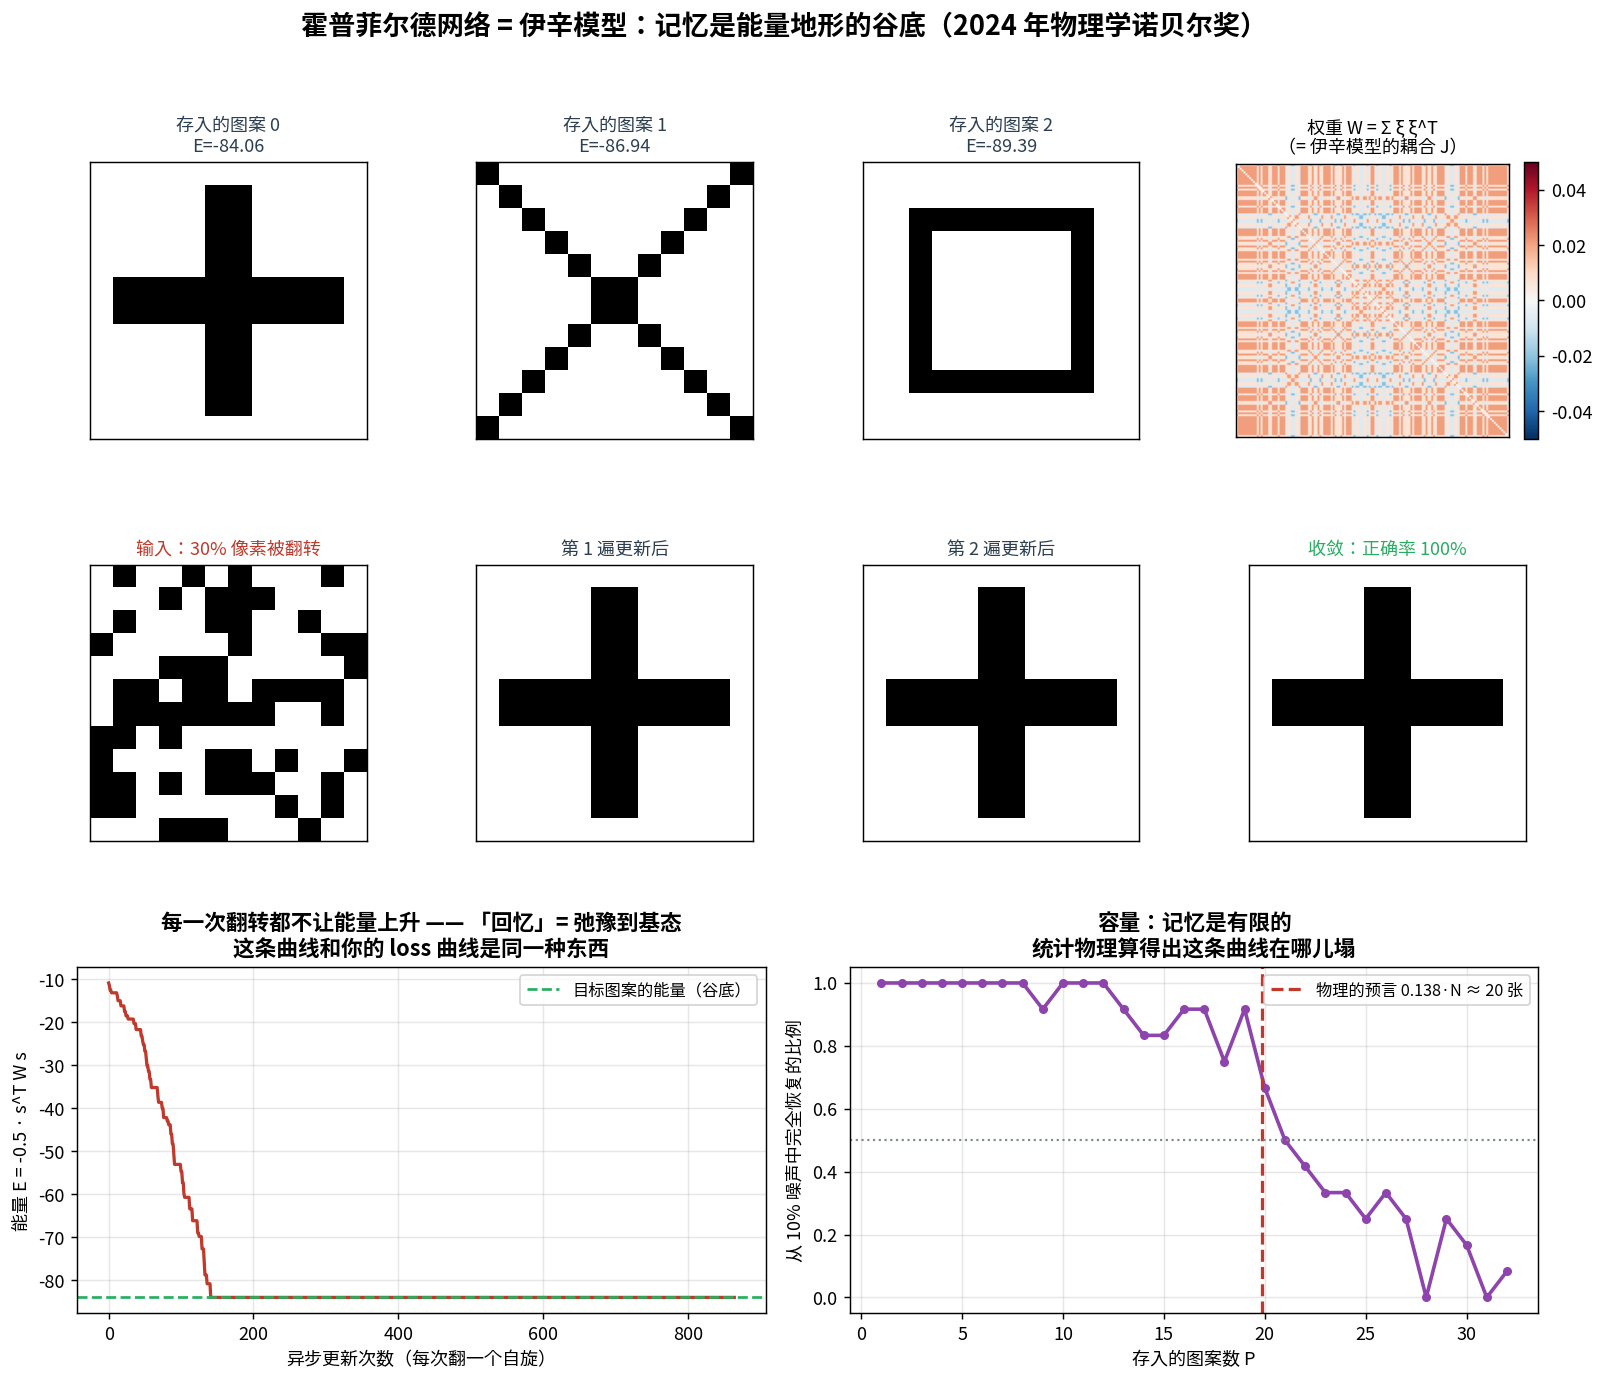

Recreate this plot in Python.
"""hopfield_ising.py
================================================================================
Chapter 0.4.6 · 霍普菲尔德网络就是伊辛模型：记忆 = 能量地形的极小点

现象 → 模拟 → 解剖 → 公式：

  现象：一块磁铁里，每个自旋 s_i = ±1 想跟邻居保持一致（伊辛 1925）。
        系统总能量 E = -½ Σ_ij w_ij s_i s_j，磁铁自发地滚向能量最低的组态。
  模拟：霍普菲尔德 1982 的一步跨越 —— 把 w_ij 换成"我想记住的图案"的相关矩阵
        （赫布学习：一起激活的神经元连在一起）。于是**存进去的图案变成能量的极小点**，
        给一张残缺的图，系统自己滚回完整的那张。这就是联想记忆。
  解剖：每次更新 s_i ← sign(Σ_j w_ij s_j) 都**不可能让能量上升**（可以证明，
        本脚本用实测的单调下降曲线给出证据）。所谓"回忆"，就是滚到谷底。
  公式：E = -½ sᵀWs，W = Σ_μ ξ^μ (ξ^μ)ᵀ − 对角。存储容量 ≈ 0.138·N（Amit 等 1985）。

2024 年，霍普菲尔德和辛顿拿的是**物理学**诺贝尔奖。这不是巧合，是盖章。
Transformer 里的注意力，可以写成连续版霍普菲尔德网络的一步更新 —— 同一条血脉。

运行：  python ch00_4_modeling/hopfield_ising.py
================================================================================
"""

from pathlib import Path

import matplotlib.pyplot as plt
import numpy as np
import torch

torch.set_default_dtype(torch.float64)
torch.manual_seed(1982)
np.random.seed(1982)

SIDE = 12
N = SIDE * SIDE


# ── 三个要记住的图案（±1 的自旋组态） ───────────────────────────────────────

def make_patterns():
    """三个手搓的 12×12 图案：十字、对角、方框。"""
    pats = []
    for kind in ("cross", "diag", "ring"):
        g = -np.ones((SIDE, SIDE))
        if kind == "cross":
            g[SIDE // 2 - 1:SIDE // 2 + 1, 1:-1] = 1
            g[1:-1, SIDE // 2 - 1:SIDE // 2 + 1] = 1
        elif kind == "diag":
            for i in range(SIDE):
                g[i, min(i, SIDE - 1)] = 1
                g[i, min(SIDE - 1 - i, SIDE - 1)] = 1
        else:
            g[2, 2:-2] = g[-3, 2:-2] = 1
            g[2:-2, 2] = g[2:-2, -3] = 1
        pats.append(torch.tensor(g.reshape(-1), dtype=torch.float64))
    return torch.stack(pats)


# ── 赫布学习：把图案"刻"成能量地形的谷底 ────────────────────────────────────

def hebbian_weights(patterns):
    """W = Σ_μ ξ^μ (ξ^μ)ᵀ，对角清零 —— 一次矩阵乘法，没有梯度下降。

    赫布 1949 的原话："一起放电的神经元，连在一起。"
    在物理里，这就是给伊辛模型指定耦合常数 J_ij。
    """
    w = patterns.T @ patterns
    w.fill_diagonal_(0.0)
    return w / patterns.shape[1]


def energy(s, w):
    """伊辛模型的哈密顿量 E = -½ sᵀWs。这个量在 AI 里叫 loss。"""
    return -0.5 * s @ (w @ s)


def recall(s0, w, sweeps=6):
    """异步更新：随机挑一个自旋，让它顺着局部场翻 —— 磁铁弛豫的最朴素模拟。"""
    s = s0.clone()
    traj_e = [energy(s, w).item()]
    snapshots = [s.clone()]
    for sweep in range(sweeps):
        for i in torch.randperm(len(s)):
            s[i] = torch.sign(w[i] @ s) or 1.0      # sign(0) 约定为 +1
            traj_e.append(energy(s, w).item())
        snapshots.append(s.clone())
    return s, np.array(traj_e), snapshots


def corrupt(pattern, frac):
    """把一部分像素随机翻转 —— 残缺的线索。"""
    s = pattern.clone()
    idx = torch.randperm(len(s))[: int(frac * len(s))]
    s[idx] *= -1
    return s


# ── 容量实验：能记多少张？物理给出了答案 0.138·N ─────────────────────────────

def capacity_curve(n_neurons=N, max_pat=32, trials=12, flip=0.10):
    """存 P 张随机图案，测能不能从 10% 噪声里认回来。"""
    rates = []
    for p in range(1, max_pat + 1):
        ok = 0
        for _ in range(trials):
            pats = torch.sign(torch.randn(p, n_neurons))
            w = hebbian_weights(pats)
            target = pats[0]
            out, _, _ = recall(corrupt(target, flip), w, sweeps=4)
            ok += float((out == target).all())
        rates.append(ok / trials)
    return np.arange(1, max_pat + 1), np.array(rates)


def main():
    pats = make_patterns()
    w = hebbian_weights(pats)
    print("── 存储：一次矩阵乘法，没有反向传播 ──────────────────")
    print(f"  神经元 {N} 个，权重矩阵 {tuple(w.shape)}，存入 {len(pats)} 张图案")
    for i, p in enumerate(pats):
        print(f"  图案 {i} 的能量 E = {energy(p, w):.3f}")
    rnd = torch.sign(torch.randn(N))
    print(f"  随机组态的能量 E = {energy(rnd, w):.3f}  ← 高得多，说明图案确实躺在谷底")

    # ---------- 回忆 ----------
    target = pats[0]
    broken = corrupt(target, 0.30)
    out, e_traj, snaps = recall(broken, w)
    acc = (out == target).float().mean().item()
    print("\n── 回忆：给 30% 像素被翻转的残缺图 ────────────────────")
    print(f"  输入能量 {e_traj[0]:.3f}  →  收敛能量 {e_traj[-1]:.3f}")
    print(f"  恢复正确率 {acc:.1%}   能量单调下降：{bool(np.all(np.diff(e_traj) <= 1e-12))}")
    print("  「回忆」这件事，物理上就是一句：滚到最近的谷底。")

    # ---------- 容量 ----------
    ps, rates = capacity_curve()
    theo = 0.138 * N
    first_fail = int(ps[np.argmax(rates < 0.5)]) if (rates < 0.5).any() else -1
    print("\n── 容量：物理给出的预言 0.138·N ───────────────────────")
    print(f"  N={N} → 理论容量 ≈ {theo:.1f} 张")
    print(f"  实测：成功率跌破 50% 发生在第 {first_fail} 张")
    print("  记忆不是无限的 —— 存太多，谷底会互相干扰、合并成假记忆。")

    # ---------- 画图 ----------
    fig = plt.figure(figsize=(14.5, 11.5))
    gs = fig.add_gridspec(3, 4, hspace=0.42, wspace=0.28,
                          height_ratios=[1.0, 1.0, 1.25])

    def show(ax, s, title, color="#2c3e50"):
        ax.imshow(s.reshape(SIDE, SIDE), cmap="binary", vmin=-1, vmax=1)
        ax.set_xticks([]); ax.set_yticks([])
        ax.set_title(title, fontsize=10, color=color)

    # 第一行：存进去的三张图 + 权重矩阵
    for i, p in enumerate(pats):
        show(fig.add_subplot(gs[0, i]), p, f"存入的图案 {i}\nE={energy(p, w):.2f}")
    ax = fig.add_subplot(gs[0, 3])
    im = ax.imshow(w, cmap="RdBu_r", vmin=-0.05, vmax=0.05)
    ax.set_xticks([]); ax.set_yticks([])
    ax.set_title("权重 W = Σ ξ ξ^T\n（= 伊辛模型的耦合 J）", fontsize=10)
    plt.colorbar(im, ax=ax, fraction=0.046)

    # 第二行：回忆过程
    show(fig.add_subplot(gs[1, 0]), broken, "输入：30% 像素被翻转", "#c0392b")
    for j, k in enumerate([1, 2]):
        show(fig.add_subplot(gs[1, j + 1]), snaps[k], f"第 {k} 遍更新后")
    show(fig.add_subplot(gs[1, 3]), out, f"收敛：正确率 {acc:.0%}", "#27ae60")

    # 第三行左：能量单调下降
    ax = fig.add_subplot(gs[2, :2])
    ax.plot(e_traj, color="#c0392b", lw=1.8)
    ax.axhline(energy(target, w).item(), color="#27ae60", ls="--", lw=1.5,
               label="目标图案的能量（谷底）")
    ax.set_xlabel("异步更新次数（每次翻一个自旋）")
    ax.set_ylabel("能量 E = -0.5 · s^T W s")
    ax.set_title("每一次翻转都不让能量上升 —— 「回忆」= 弛豫到基态\n"
                 "这条曲线和你的 loss 曲线是同一种东西",
                 fontsize=12, fontweight="bold")
    ax.legend(fontsize=9)
    ax.grid(alpha=0.3)

    # 第三行右：容量
    ax = fig.add_subplot(gs[2, 2:])
    ax.plot(ps, rates, "o-", color="#8e44ad", lw=2, ms=4)
    ax.axvline(theo, color="#c0392b", ls="--", lw=1.8,
               label=f"物理的预言 0.138·N ≈ {theo:.0f} 张")
    ax.axhline(0.5, color="#7f8c8d", ls=":", lw=1.2)
    ax.set_xlabel("存入的图案数 P")
    ax.set_ylabel("从 10% 噪声中完全恢复的比例")
    ax.set_title("容量：记忆是有限的\n统计物理算得出这条曲线在哪儿塌",
                 fontsize=12, fontweight="bold")
    ax.legend(fontsize=9)
    ax.grid(alpha=0.3)

    fig.suptitle("霍普菲尔德网络 = 伊辛模型：记忆是能量地形的谷底"
                 "（2024 年物理学诺贝尔奖）", fontsize=15, fontweight="bold")
    out_png = Path(__file__).with_suffix(".png")
    fig.savefig(out_png, dpi=130, bbox_inches="tight")
    print(f"\n图已保存到 {out_png}")


if __name__ == "__main__":
    plt.rcParams["font.sans-serif"] = [
        "PingFang SC", "Heiti SC", "Songti SC", "Noto Sans CJK SC",
        "Noto Sans CJK JP", "WenQuanYi Zen Hei", "Arial Unicode MS",
    ]
    plt.rcParams["axes.unicode_minus"] = False
    main()
